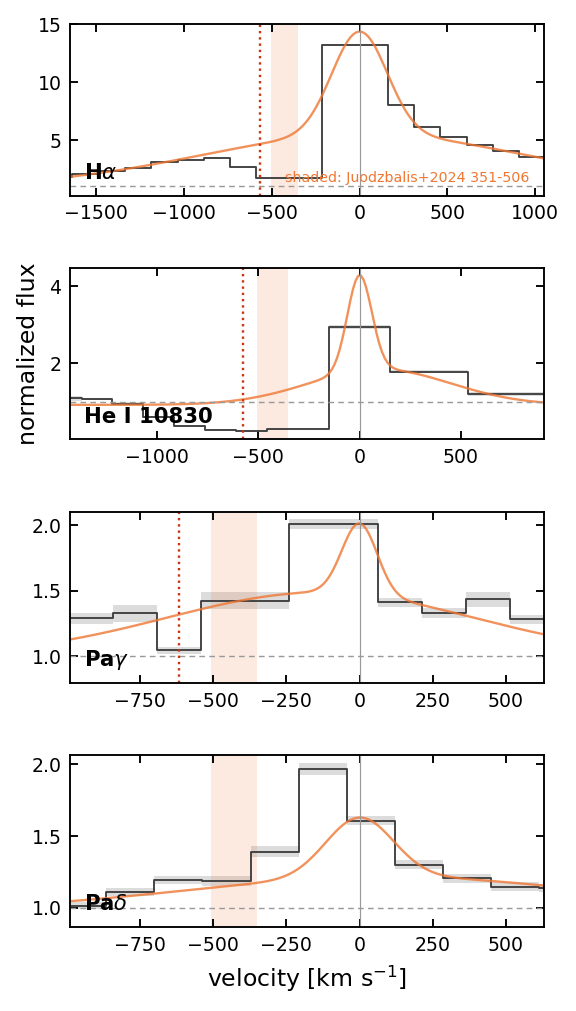

The script that saved this image:
#!/usr/bin/env python3
"""RS (GN-28074) per-line absorption + Paschen tiebreaker, mirroring the Egg
Figure 2 / e6 analysis. JADES medium gratings (R~1000): Halpha in G235M,
He I 10830 + Paschen in G395M. z=2.26. Tests whether Paschen sides with He I
(fast shell) or Halpha (slow base), as for the Egg."""
import os, numpy as np
from astropy.io import fits
from scipy.optimize import curve_fit
import matplotlib; matplotlib.use('Agg'); import matplotlib.pyplot as plt
from matplotlib.ticker import MultipleLocator, AutoMinorLocator

Z, C = 2.26, 2.998e5
RS = '/home/omc5226/work/lrdmesa/rosetta_stone'
def load(tag):
    f = os.path.join(RS, 'hlsp_jades_jwst_nirspec_goods-n-mediumhst-00028074_%s_v1.0_x1d.fits' % tag)
    d = fits.open(f)[1].data
    w = d['WAVELENGTH'].astype(float)*1e4/(1+Z)   # rest A
    fl = d['FLUX'].astype(float); er = d['FLUX_ERR'].astype(float)
    ok = np.isfinite(fl) & np.isfinite(er) & (er > 0)
    return w[ok], fl[ok], er[ok]
g235 = load('f170lp-g235m'); g395 = load('f290lp-g395m')

def emis(v, c0, an, sn, ab, vb, sb):
    return c0 + an*np.exp(-0.5*(v/sn)**2) + ab*np.exp(-0.5*((v-vb)/sb)**2)

# (label, rest wl, dataset, absorption window, emission halfwidth)
LINES = [('H$\\alpha$', 6564.61, g235, (-800,-40), 3000),
         ('He I 10830', 10833.2, g395, (-900,-40), 2600),
         ('Pa$\\gamma$', 10941.1, g395, (-800,-40), 1800),
         ('Pa$\\delta$', 10052.6, g395, (-800,-40), 1800)]

rng = np.random.default_rng(5)
results = {}
fig, axes = plt.subplots(4, 1, figsize=(3.6, 6.9), gridspec_kw={'hspace': 0.42})
for (lab, l0, (w,f,s), win, ehw), ax in zip(LINES, axes):
    v = C*(w/l0 - 1); sel = np.abs(v) < ehw
    vv, ff, ss = v[sel], f[sel], s[sel]
    cont = np.abs(vv) > 0.75*ehw
    p = np.polyfit(vv[cont], ff[cont], 1); norm = ff/np.polyval(p, vv); ner = ss/np.polyval(p, vv)
    fitsel = ~((vv>win[0])&(vv<win[1])); ins = (vv>win[0])&(vv<win[1])
    def one(y):
        try:
            po,_ = curve_fit(emis, vv[fitsel], y[fitsel], p0=[1,max(y.max()-1,.3),200,.4,-300,500],
                             sigma=np.maximum(ner[fitsel],1e-3),
                             bounds=([.5,0,60,0,-600,150],[1.5,np.inf,900,np.inf,100,2500]), maxfev=20000)
            base = emis(vv[ins],*po)
        except Exception: return np.nan
        depth = base - y[ins]; pos = np.clip(depth,0,None)
        if pos.sum()<=0 or np.max(depth/np.maximum(ner[ins],1e-3))<2: return np.nan
        return np.sum(vv[ins]*pos)/pos.sum()
    cen = one(norm)
    boot = np.array([one(norm+rng.normal(0,1,len(norm))*ner) for _ in range(200)])
    ec = np.nanstd(boot); ndet = np.isfinite(boot).sum()
    results[lab] = (cen, ec, ndet/200)
    # plot
    po,_ = curve_fit(emis, vv[fitsel], norm[fitsel], p0=[1,max(norm.max()-1,.3),200,.4,-300,500],
                     sigma=np.maximum(ner[fitsel],1e-3),
                     bounds=([.5,0,60,0,-600,150],[1.5,np.inf,900,np.inf,100,2500]), maxfev=20000)
    ax.step(vv, norm, where='mid', color='0.25', lw=0.8)
    ax.fill_between(vv, norm-ner, norm+ner, step='mid', color='0.25', alpha=0.18, lw=0)
    vg = np.linspace(-ehw, ehw, 400); ax.plot(vg, emis(vg,*po), color='#EE7733', lw=1.0, alpha=0.8)
    ax.axhline(1, color='0.6', lw=0.6, ls=(0,(4,3))); ax.axvline(0, color='0.6', lw=0.5)
    ax.axvspan(-506, -351, color='#EE7733', alpha=0.15, lw=0)  # Juodzbalis range
    if np.isfinite(cen): ax.axvline(cen, color='#CC3311', lw=1.0, ls=':')
    ax.text(0.03, 0.10, lab, transform=ax.transAxes, fontsize=9, fontweight='bold')
    ax.set_xlim(-ehw*0.55, ehw*0.35); ax.tick_params(direction='in', top=True, right=True, labelsize=8)
    print('%-12s centroid = %s km/s  (det frac %.2f)' %
          (lab, '%6.0f +- %3.0f'%(cen,ec) if np.isfinite(cen) else 'no absorption', ndet/200))
axes[-1].set_xlabel(r'velocity [km s$^{-1}$]', fontsize=10); axes[1].set_ylabel('normalized flux', fontsize=10)
axes[0].text(0.97, 0.08, 'shaded: Juodzbalis+2024 351-506', transform=axes[0].transAxes,
             fontsize=6, ha='right', color='#EE7733')
fig.savefig('rs_absorption.png', dpi=170, bbox_inches='tight')
fig.savefig('rs_absorption.pdf', bbox_inches='tight')
print('saved rs_absorption')
ha = results.get('H$\\alpha$',(np.nan,))[0]; hei = results.get('He I 10830',(np.nan,))[0]
print('TIEBREAKER: Halpha=%.0f, HeI=%.0f, Pag=%.0f, Pad=%.0f' %
      (ha, hei, results.get('Pa$\\gamma$',(np.nan,))[0], results.get('Pa$\\delta$',(np.nan,))[0]))
